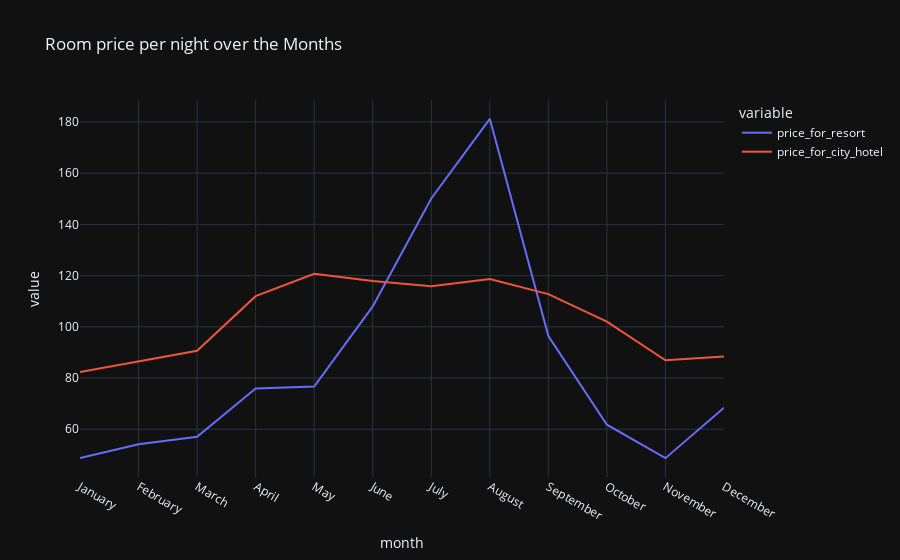

Notebook code cell kept with this figure:
### Code cell
#vẽ biểu đồ dữ liueej giá trung bìnhbình
plt.figure(figsize = (17, 8))

px.line(final_prices, x = 'month', y = ['price_for_resort','price_for_city_hotel'],
        title = 'Room price per night over the Months', template = 'plotly_dark')

### Figure 1 — Plotly figure (JSON) as saved in the notebook; plotly's stock layout.template omitted (floating-point values rounded to 4 significant figures)
{"data": [{"hovertemplate": "variable=price_for_resort<br>month=%{x}<br>value=%{y}<extra></extra>", "legendgroup": "price_for_resort", "line": {"color": "#636efa", "dash": "solid"}, "marker": {"symbol": "circle"}, "mode": "lines", "name": "price_for_resort", "orientation": "v", "showlegend": true, "type": "scatter", "x": ["January", "February", "March", "April", "May", "June", "July", "August", "September", "October", "November", "December"], "xaxis": "x", "y": [48.76, 54.15, 57.06, 75.87, 76.66, 108.0, 150.1, 181.2, 96.42, 61.78, 48.71, 68.41], "yaxis": "y"}, {"hovertemplate": "variable=price_for_city_hotel<br>month=%{x}<br>value=%{y}<extra></extra>", "legendgroup": "price_for_city_hotel", "line": {"color": "#EF553B", "dash": "solid"}, "marker": {"symbol": "circle"}, "mode": "lines", "name": "price_for_city_hotel", "orientation": "v", "showlegend": true, "type": "scatter", "x": ["January", "February", "March", "April", "May", "June", "July", "August", "September", "October", "November", "December"], "xaxis": "x", "y": [82.33, 86.52, 90.66, 112.0, 120.7, 117.9, 115.8, 118.7, 112.8, 102.0, 86.95, 88.4], "yaxis": "y"}], "layout": {"legend": {"title": {"text": "variable"}, "tracegroupgap": 0}, "title": {"text": "Room price per night over the Months"}, "xaxis": {"anchor": "y", "domain": [0, 1], "title": {"text": "month"}}, "yaxis": {"anchor": "x", "domain": [0, 1], "title": {"text": "value"}}}}
